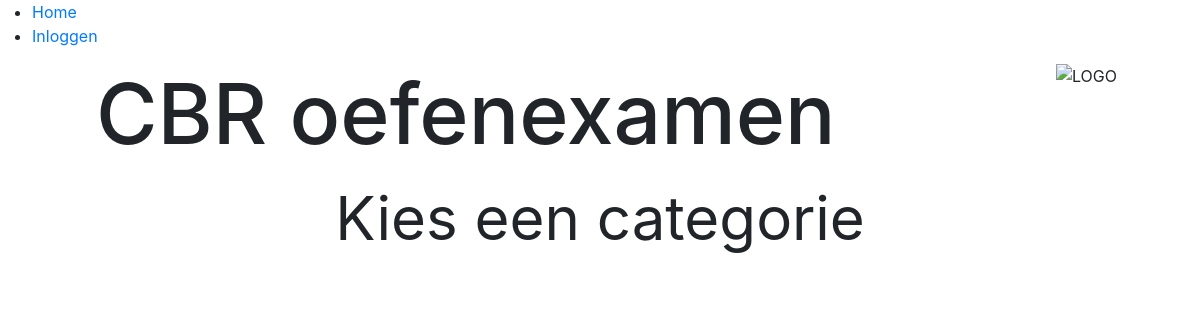
Before: / with the older database file.
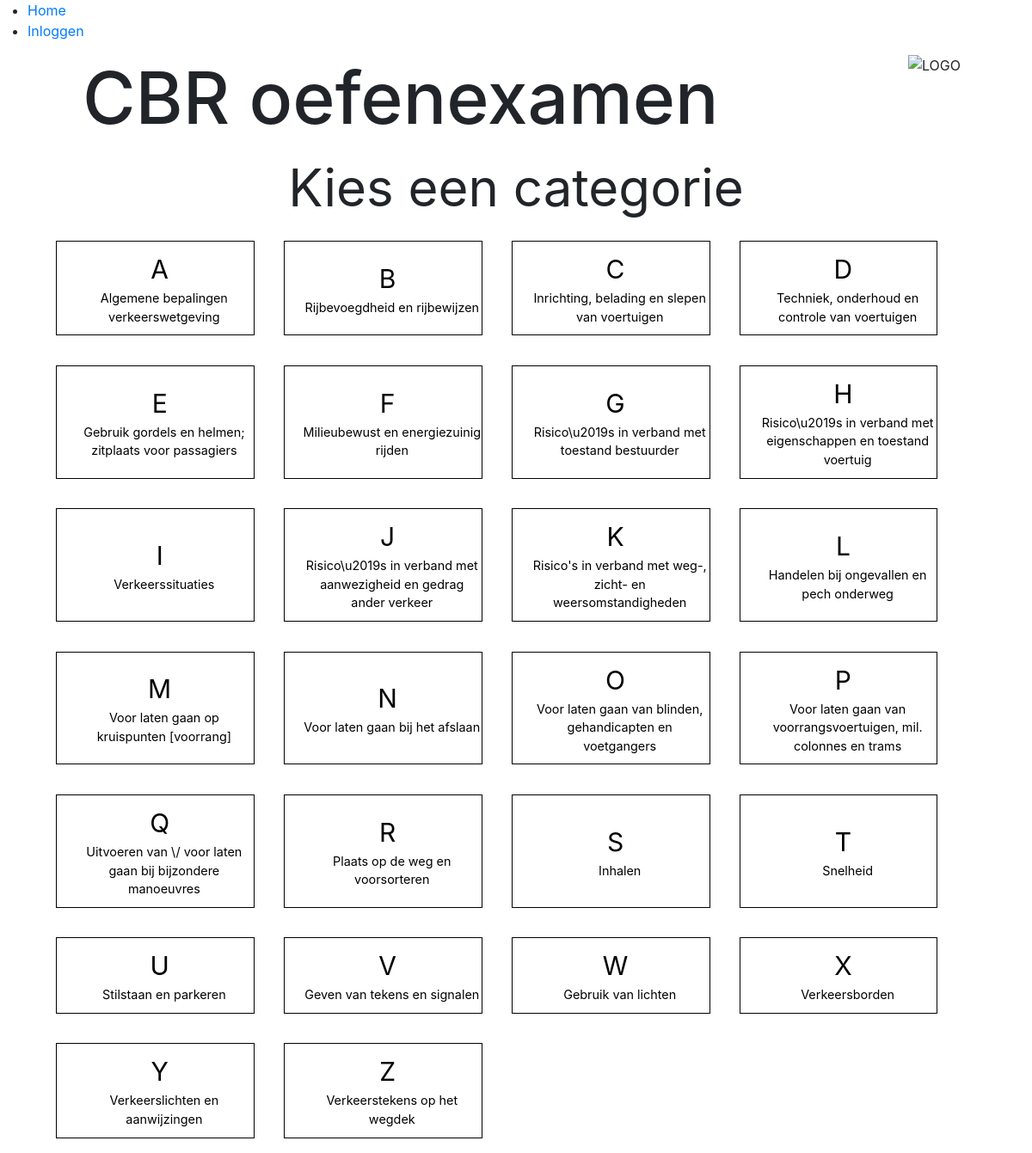
After: the same page with the newer database file.
### tables this page shows
CREATE TABLE `category` (
  `category_id` int(11) NOT NULL,
  `category_letter` tinytext NOT NULL,
  `chapter` varchar(255) NOT NULL
);

### index.php (the view, shortened to what this page needs)
<?php
include ("core/header.php");
?>
<main>
    <div id="choose">Kies een categorie</div>
    <div class="content">
        <?php
        $sqli_prepare = $con->prepare("SELECT category_id, category_letter, chapter FROM category");
        if ($sqli_prepare === false) {
            echo mysqli_error($con);
        } else {
            if ($sqli_prepare->execute()) {
                $sqli_prepare->store_result();
                $sqli_prepare->bind_result($category_id, $category_letter, $chapter);
                while ($sqli_prepare->fetch()) {
                    ?>
                    <a class="category td-none" id="category-<?= $category_letter ?>" href="questions.php?cat=<?= $category_id ?>">
                        <div><?= $category_letter; ?></div>
                        <div class="cat-title"><?= $chapter; ?></div>
                    </a>
                    <?php
                }
            }
        }
        ?>
    </div>
</main>
<?php
include ("core/footer.php");
?>

### core/header.php (shortened to what this page needs)
<!DOCTYPE html>
<html lang="en">
<head>
    <link rel="stylesheet" href="<?= BASEURL;?>assets/css/bootstrap.min.css">
    <link rel="stylesheet" href="<?= BASEURL;?>assets/css/style.css">
    <link href="//maxcdn.bootstrapcdn.com/bootstrap/4.1.1/css/bootstrap.min.css" rel="stylesheet" id="bootstrap-css">
</head>
<body>
<nav>
        <ul>
            <li><a href="index.php">Home</a></li>
            <?php if (isset($_SESSION['ingelogd']) && $_SESSION['ingelogd'] === true): ?>
                <li><a href="login/account.php">Account</a></li>
                <li><a href="login/uitloggen.php">Uitloggen</a></li>
                <?php elseif (isset($_SESSION['admin_ingelogd']) && $_SESSION['admin_ingelogd'] === true): ?>
                <li><a href="login/admin/admin_account.php">Admin Account</a></li>
                <li><a href="login/uitloggen.php">Uitloggen</a></li>
            <?php else: ?>
                <li><a href="login/login.php">Inloggen</a></li>
            <?php endif; ?>
        </ul>
    </nav>
<div class="flex" id="header">
        <h1 class="flex" id="title">CBR oefenexamen</h1>
        <img class="flex logo"  src="https://notion-emojis.s3-us-west-2.amazonaws.com/prod/svg-twitter/1f698.svg"
            alt="LOGO" />
    </div>

### core/footer.php (shortened to what this page needs)
</body>
</html>

### assets/css/style.css (style rules this page uses)
.flex { display: flex; flex-direction: row; justify-content: space-between; align-content: flex-start; }
.logo { width: 10%; height: auto; margin-right: 8%; }
#title { margin-left: 12%; font-size: 8vw; }
.cat-title { width: 100%; margin-left: 5%; font-size: 1.2vw; }
.content { margin-left: 4%; display: flex; flex-wrap: wrap; }
.category { width: 18%; padding: 10px; box-sizing: border-box; display: flex; flex-direction: column; justify-content: center; align-items: center; font-size: 3vw; border: 1px solid black; margin: 2%; flex-wrap: wrap; word-wrap: break-word; text-align: center; color: red; }
#choose { display: flex; width: 100%; justify-content: center; font-size: 5.5vw; }
#category-B { color: black; }
.td-none { text-decoration: none; color: black; }
@media (max-width: 1200px) { .logo { width: 8%; margin-right: 4%; } }
@media (max-width: 1200px) { #title { margin-left: 8%; font-size: 7vw; } }
@media (max-width: 1200px) { .category { width: 20%; font-size: 2.5vw; margin: 1.5%; } }
@media (max-width: 1200px) { #choose { font-size: 5vw; } }

Changed rows visible on the page:
added category: category_letter "A", chapter "Algemene bepalingen verkeerswetgeving"
added category: category_letter "B", chapter "Rijbevoegdheid en rijbewijzen"
added category: category_letter "C", chapter "Inrichting, belading en slepen van voertuigen"
added category: category_letter "D", chapter "Techniek, onderhoud en controle van voertuigen"
added category: category_letter "E", chapter "Gebruik gordels en helmen; zitplaats voor passagiers"
added category: category_letter "F", chapter "Milieubewust en energiezuinig rijden"
added category: category_letter "G", chapter "Risico\\u2019s in verband met toestand bestuurder"
added category: category_letter "H", chapter "Risico\\u2019s in verband met eigenschappen en toestand voertuig"
added category: category_letter "I", chapter "Verkeerssituaties"
added category: category_letter "J", chapter "Risico\\u2019s in verband met aanwezigheid en gedrag ander verkeer"
added category: category_letter "K", chapter "Risico's in verband met weg-, zicht- en weersomstandigheden"
added category: category_letter "L", chapter "Handelen bij ongevallen en pech onderweg"
added category: category_letter "M", chapter "Voor laten gaan op kruispunten [voorrang]"
added category: category_letter "N", chapter "Voor laten gaan bij het afslaan"
added category: category_letter "O", chapter "Voor laten gaan van blinden, gehandicapten en voetgangers"
added category: category_letter "P", chapter "Voor laten gaan van voorrangsvoertuigen, mil. colonnes en trams"
added category: category_letter "Q", chapter "Uitvoeren van \\/ voor laten gaan bij bijzondere manoeuvres"
added category: category_letter "R", chapter "Plaats op de weg en voorsorteren"
added category: category_letter "S", chapter "Inhalen"
added category: category_letter "T", chapter "Snelheid"
added category: category_letter "U", chapter "Stilstaan en parkeren"
added category: category_letter "V", chapter "Geven van tekens en signalen"
added category: category_letter "W", chapter "Gebruik van lichten"
added category: category_letter "X", chapter "Verkeersborden"
added category: category_letter "Y", chapter "Verkeerslichten en aanwijzingen"
added category: category_letter "Z", chapter "Verkeerstekens op het wegdek"
